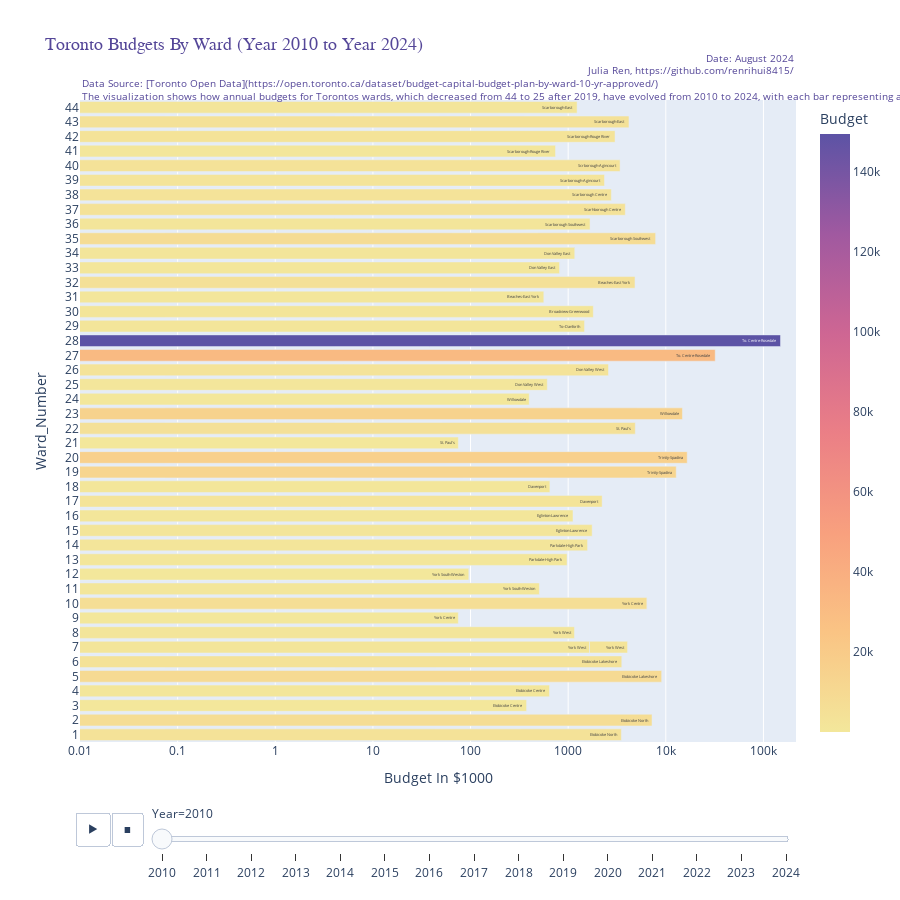

The notebook cell saved with this chart:
### Markdown cell above
### 5. Main() Function to streamline and automate data visualization, data processing and data analysis.

### Code cell
def main():

    # 1. Get the download links from data source
    download_links = get_links(source_data_link, source_button_XPATH, link_XPATH)

    # Print all download links
    # print("Download links:")
    # for link in download_links:
    #     print(link)
    print("Step 1. Download links have been obtained.")

    # 2. Download files using the download links
    download_files(download_links, download_folder)
    print(f"Step 2. Data files have been download in '{os.path.abspath(download_folder)}'. ")
    
    # 3. Data Process (ETL)
    budget_data = data_etl(download_folder, ward_column_list, None, inserted_column, rename_column_1, rename_column_2 )
    if budget_data.empty:
        return "Budget_data not found in the entire folder."
    # print(budget_data.head(5))
    
    # Save the extracted data into .csv file
    budget_data.to_csv(extracted_data_file)
    print("Step 3. Budget data has been extracted and saved.")

    # 4. Data Calculation for Reporting(Visualization)
    ward_mapping = get_ward_mapping(extracted_data_file,ward_column_list)
    report_data = data_calculating(extracted_data_file, ward_mapping, ward_column_list, scale = False)
    print('Step 4. Report data have been calculated and saved.')
    # print(report_data.head(5))
    report_data.to_csv(report_data_file)
    
    # 5. Data Visualization
    print('Step 5. Dynamic Bar Plot has been generated.')
    print('Upon first playback, there may be a 1-second delay.')
    data_visualizing(report_data_file,rename_column_1, purple_color= purple_color, family= family)
    
if __name__ == "__main__":
    main()

### Figure 1 — Plotly figure (JSON) as saved in the notebook; plotly's stock layout.template omitted (floating-point values rounded to 4 significant figures)
{"data": [{"alignmentgroup": "True", "hovertemplate": "Year=2010<br>Budget=%{marker.color}<br>Ward_Number=%{y}<br>Ward=%{text}<extra></extra>", "insidetextanchor": "end", "legendgroup": "", "marker": {"color": [3506, 7226, 375, 644, 9067, 3540, 1654, 2404, 1160, 75, 6396, 507, 96, 974, 1580, 1761, 1121, 2229, 650, 12785, 16561, 75, 4869, 14800, 399, 611, 2588, 32070, 149527, 1471, 1809, 563, 4834, 816, 1168, 7863, 1675, 3847, 2768, 2355, 3400, 742, 3020, 4195, 1235], "coloraxis": "coloraxis", "pattern": {"shape": ""}}, "name": "", "offsetgroup": "", "orientation": "h", "showlegend": false, "text": ["Etobicoke North", "Etobicoke North", "Etobicoke Centre", "Etobicoke Centre", "Etobicoke Lakeshore", "Etobicoke Lakeshore", "York West", "York West", "York West", "York Centre", "York Centre", "York South-Weston", "York South-Weston", "Parkdale-High Park", "Parkdale-High Park", "Eglinton-Lawrence", "Eglinton-Lawrence", "Davenport", "Davenport", "Trinity-Spadina", "Trinity-Spadina", "St. Paul's", "St. Paul's", "Willowdale", "Willowdale", "Don Valley West", "Don Valley West", "To. Centre-Rosedale", "To. Centre-Rosedale", "To--Danforth", "Broadview-Greenwood", "Beaches-East York", "Beaches-East York", "Don Valley East", "Don Valley East", "Scarborough Southwest", "Scarborough Southwest", "Scarhborough Centre", "Scarborough Centre", "Scarborough-Agincourt", "Scrborough-Agincourt", "Scarborough-Rouge River", "Scarborough-Rouge River", "Scarborough-East", "Scarborough-East"], "textfont": {"size": 12}, "textposition": "inside", "texttemplate": "%{text}", "type": "bar", "x": [3506, 7226, 375, 644, 9067, 3540, 1654, 2404, 1160, 75, 6396, 507, 96, 974, 1580, 1761, 1121, 2229, 650, 12785, 16561, 75, 4869, 14800, 399, 611, 2588, 32070, 149527, 1471, 1809, 563, 4834, 816, 1168, 7863, 1675, 3847, 2768, 2355, 3400, 742, 3020, 4195, 1235], "xaxis": "x", "y": [1, 2, 3, 4, 5, 6, 7, 7, 8, 9, 10, 11, 12, 13, 14, 15, 16, 17, 18, 19, 20, 21, 22, 23, 24, 25, 26, 27, 28, 29, 30, 31, 32, 33, 34, 35, 36, 37, 38, 39, 40, 41, 42, 43, 44], "yaxis": "y"}], "layout": {"annotations": [{"align": "right", "font": {"color": "#544698", "size": 10}, "showarrow": false, "text": "Julia Ren, https://github.com/renrihui8415/", "x": 1, "xanchor": "right", "xref": "paper", "y": 1.06, "yanchor": "top", "yref": "paper"}, {"align": "left", "font": {"color": "#544698", "size": 10}, "showarrow": false, "text": "The visualization shows how annual budgets for Torontos wards, which decreased from 44 to 25 after 2019, have evolved from 2010 to 2024, with each bar representing a ward.", "x": 0, "xanchor": "left", "xref": "paper", "y": 1.02, "yanchor": "top", "yref": "paper"}, {"align": "left", "font": {"color": "#544698", "size": 10}, "showarrow": false, "text": "Data Source: [Toronto Open Data](https://open.toronto.ca/dataset/budget-capital-budget-plan-by-ward-10-yr-approved/)", "x": 0, "xanchor": "left", "xref": "paper", "y": 1.04, "yanchor": "top", "yref": "paper"}, {"align": "right", "font": {"color": "#544698", "size": 10}, "showarrow": false, "text": "Date: August 2024", "x": 1, "xref": "paper", "y": 1.08, "yref": "paper"}], "autosize": true, "barmode": "relative", "coloraxis": {"colorbar": {"title": {"text": "Budget"}}, "colorscale": [[0, "rgb(243, 231, 155)"], [0.1667, "rgb(250, 196, 132)"], [0.3333, "rgb(248, 160, 126)"], [0.5, "rgb(235, 127, 134)"], [0.6667, "rgb(206, 102, 147)"], [0.8333, "rgb(160, 89, 160)"], [1, "rgb(92, 83, 165)"]]}, "height": 900, "legend": {"tracegroupgap": 0}, "sliders": [{"active": 0, "currentvalue": {"prefix": "Year="}, "len": 0.9, "pad": {"b": 10, "t": 60}, "steps": [{"args": [["2010"], {"frame": {"duration": 0, "redraw": true}, "fromcurrent": true, "mode": "immediate", "transition": {"duration": 0, "easing": "linear"}}], "label": "2010", "method": "animate"}, {"args": [["2011"], {"frame": {"duration": 0, "redraw": true}, "fromcurrent": true, "mode": "immediate", "transition": {"duration": 0, "easing": "linear"}}], "label": "2011", "method": "animate"}, {"args": [["2012"], {"frame": {"duration": 0, "redraw": true}, "fromcurrent": true, "mode": "immediate", "transition": {"duration": 0, "easing": "linear"}}], "label": "2012", "method": "animate"}, {"args": [["2013"], {"frame": {"duration": 0, "redraw": true}, "fromcurrent": true, "mode": "immediate", "transition": {"duration": 0, "easing": "linear"}}], "label": "2013", "method": "animate"}, {"args": [["2014"], {"frame": {"duration": 0, "redraw": true}, "fromcurrent": true, "mode": "immediate", "transition": {"duration": 0, "easing": "linear"}}], "label": "2014", "method": "animate"}, {"args": [["2015"], {"frame": {"duration": 0, "redraw": true}, "fromcurrent": true, "mode": "immediate", "transition": {"duration": 0, "easing": "linear"}}], "label": "2015", "method": "animate"}, {"args": [["2016"], {"frame": {"duration": 0, "redraw": true}, "fromcurrent": true, "mode": "immediate", "transition": {"duration": 0, "easing": "linear"}}], "label": "2016", "method": "animate"}, {"args": [["2017"], {"frame": {"duration": 0, "redraw": true}, "fromcurrent": true, "mode": "immediate", "transition": {"duration": 0, "easing": "linear"}}], "label": "2017", "method": "animate"}, {"args": [["2018"], {"frame": {"duration": 0, "redraw": true}, "fromcurrent": true, "mode": "immediate", "transition": {"duration": 0, "easing": "linear"}}], "label": "2018", "method": "animate"}, {"args": [["2019"], {"frame": {"duration": 0, "redraw": true}, "fromcurrent": true, "mode": "immediate", "transition": {"duration": 0, "easing": "linear"}}], "label": "2019", "method": "animate"}, {"args": [["2020"], {"frame": {"duration": 0, "redraw": true}, "fromcurrent": true, "mode": "immediate", "transition": {"duration": 0, "easing": "linear"}}], "label": "2020", "method": "animate"}, {"args": [["2021"], {"frame": {"duration": 0, "redraw": true}, "fromcurrent": true, "mode": "immediate", "transition": {"duration": 0, "easing": "linear"}}], "label": "2021", "method": "animate"}, {"args": [["2022"], {"frame": {"duration": 0, "redraw": true}, "fromcurrent": true, "mode": "immediate", "transition": {"duration": 0, "easing": "linear"}}], "label": "2022", "method": "animate"}, {"args": [["2023"], {"frame": {"duration": 0, "redraw": true}, "fromcurrent": true, "mode": "immediate", "transition": {"duration": 0, "easing": "linear"}}], "label": "2023", "method": "animate"}, {"args": [["2024"], {"frame": {"duration": 0, "redraw": true}, "fromcurrent": true, "mode": "immediate", "transition": {"duration": 0, "easing": "linear"}}], "label": "2024", "method": "animate"}], "x": 0.1, "xanchor": "left", "y": 0, "yanchor": "top"}], "title": {"font": {"color": "#544698", "family": "sans-serif", "size": 18}, "text": "Toronto Budgets By Ward (Year 2010 to Year 2024)"}, "transition": {"duration": 1000}, "updatemenus": [{"buttons": [{"args": [null, {"frame": {"duration": 2000, "redraw": true}, "fromcurrent": true, "mode": "immediate", "transition": {"duration": 2000, "easing": "linear"}}], "label": "&#9654;", "method": "animate"}, {"args": [[null], {"frame": {"duration": 0, "redraw": true}, "fromcurrent": true, "mode": "immediate", "transition": {"duration": 0, "easing": "linear"}}], "label": "&#9724;", "method": "animate"}], "direction": "left", "pad": {"r": 10, "t": 70}, "showactive": false, "type": "buttons", "x": 0.1, "xanchor": "right", "y": 0, "yanchor": "top"}], "width": 900, "xaxis": {"anchor": "y", "domain": [0, 1], "range": [-2.0, 5.333], "title": {"text": "Budget In $1000"}, "type": "log"}, "yaxis": {"anchor": "x", "domain": [0, 1], "tickmode": "linear", "title": {"text": "Ward_Number"}}}}
